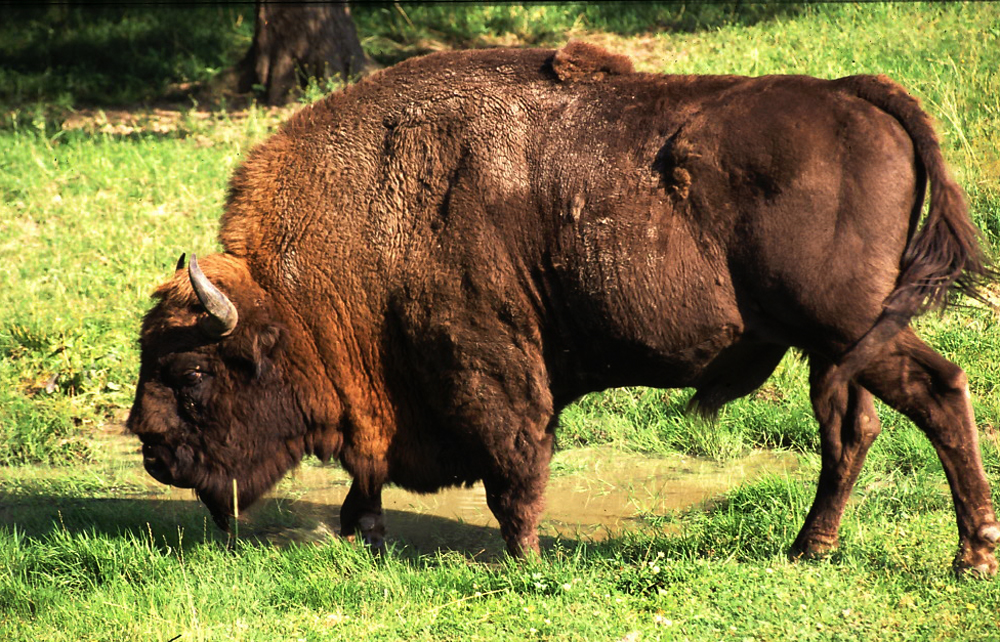
%> input picture pictures/zubr.jpg, 1000 x 642 px
$ octave old_erozja_dylatacja.m   (GNU Octave 9; MATLAB toolbox functions it lacks are replaced by stand-ins)
%> lines starting %> are read from the running program, lines starting %| are printed output that depends on the picture; in (x1, y1, x2, y2) boxes, pixels count from 0 and x2, y2 are one past the last pixel; in counts of white or black regions, pixels touching at a corner belong together; the program's own positions count from 1
clear;clf;clc;
i = 1;h = 2;w = 3;

zubr = double(imread('zubr.jpg'))/255;

subplot(h,w,i);i = i +1;
sz_zubr = rgb2gray(zubr);
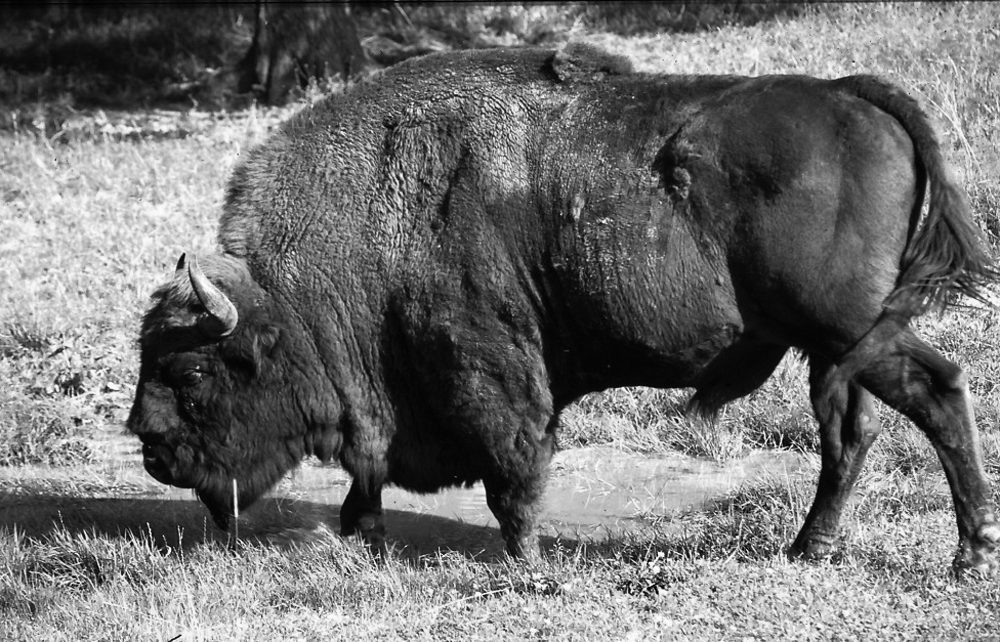
%> sz_zubr: size 642x1000 double; min 0, max 1, mean 0.438
imshow(sz_zubr);

subplot(h,w,i);i = i +1;
imhist(sz_zubr);

level = graythresh(sz_zubr); % - obliczenie progu do binaryzacji
%> level = 0.471
BW1 = im2bw(sz_zubr,level); % - binaryzacja
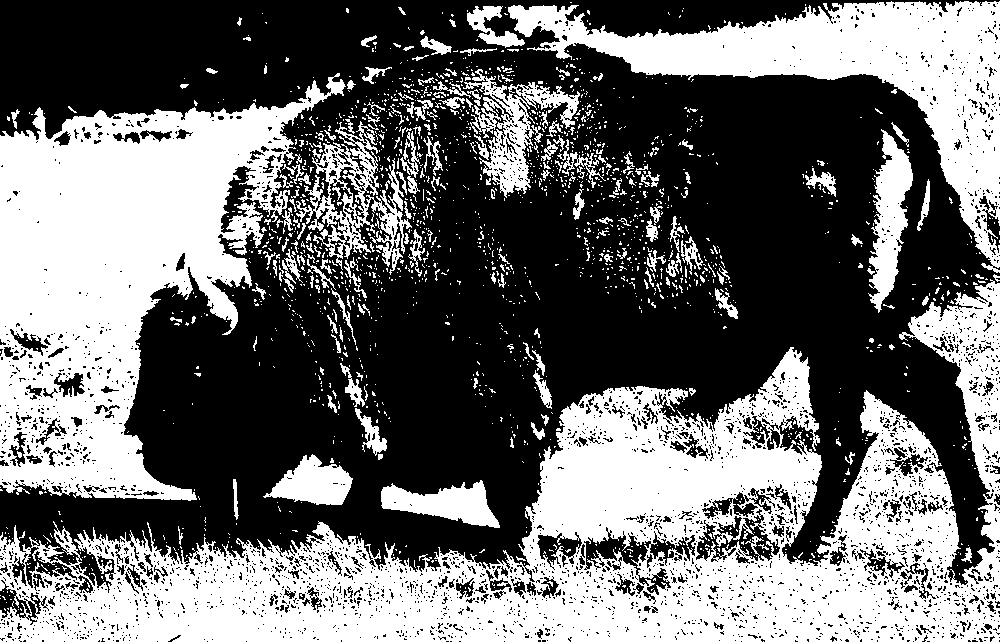
%> BW1: size 642x1000 logical; 43% white; 1873 white regions (1672 under 20 px), largest, box (x1, y1, x2, y2) and area: (0, 279, 1000, 642) 130005, (0, 73, 346, 501) 71321, (508, 1, 1000, 273) 34680
subplot(h,w,i);i = i +1;
imshow(BW1);
sz_zubr2 = bwmorph(BW1,'dilate');
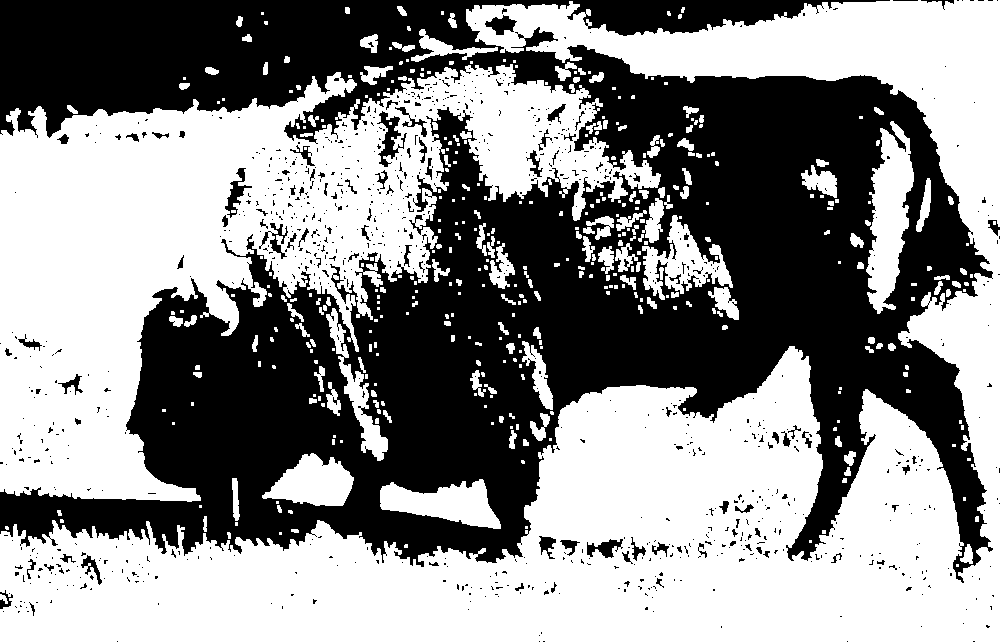
%> sz_zubr2: size 642x1000 logical; 55.1% white; 930 black regions (837 under 20 px), largest, box (x1, y1, x2, y2) and area: (0, 0, 993, 583) 278355, (377, 111, 407, 167) 614, (225, 168, 252, 218) 417

subplot(h,w,i);i = i +1;
imshow(sz_zubr2);


sz_zubr2 = bwmorph(sz_zubr2,'erode');
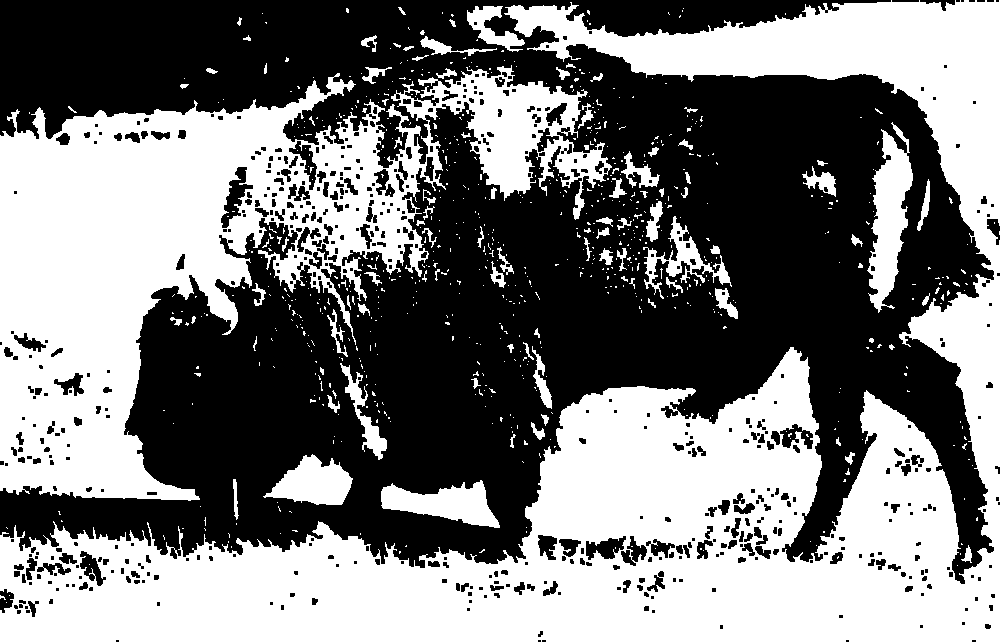
%> sz_zubr2: size 642x1000 logical; 48.3% white; 769 white regions (674 under 20 px), largest, box (x1, y1, x2, y2) and area: (0, 0, 1000, 642) 185296, (0, 65, 612, 501) 101042, (867, 122, 913, 313) 4581


subplot(h,w,i);i = i +1;
imshow(sz_zubr2);
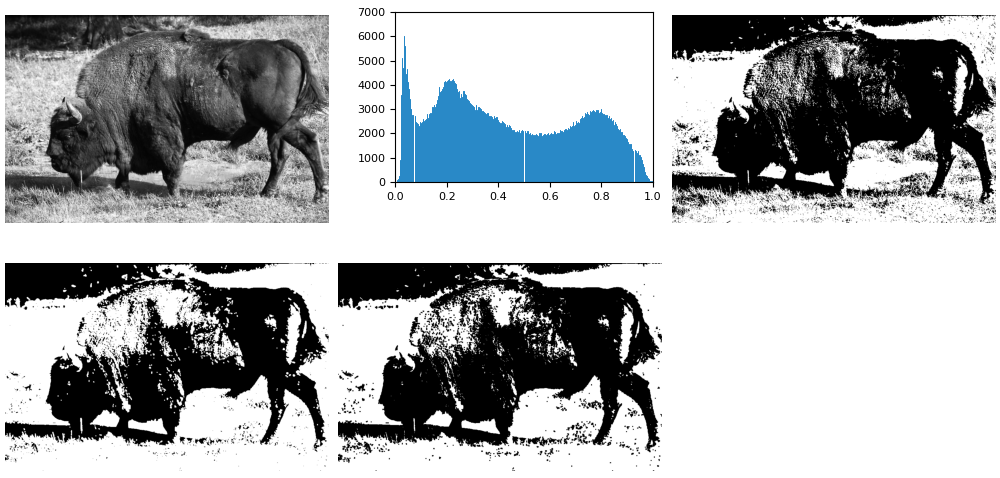
%> figure redrawn from the program's plot data, 5 panels

$ run again, with pictures/cat.jpg copied over pictures/zubr.jpg
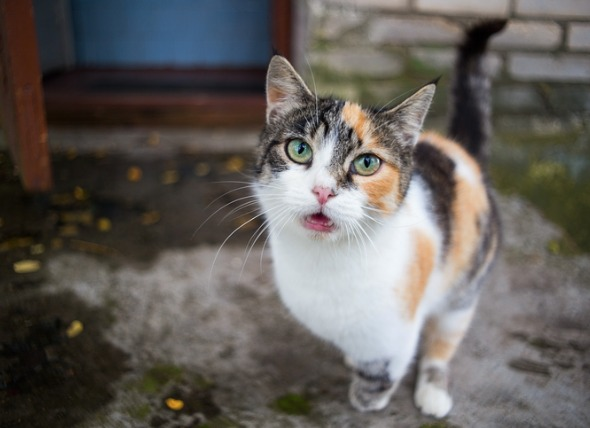
%> input picture pictures/cat.jpg, 590 x 428 px
%> `sz_zubr = rgb2gray(zubr);`:
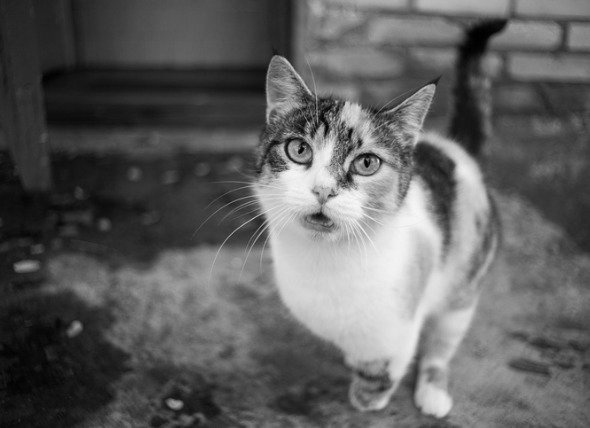
%> sz_zubr: size 428x590 double; min 0, max 0.968, mean 0.375
%> level = 0.435
%> BW1: size 428x590 logical; 34.5% white; 141 white regions (112 under 20 px), largest, box (x1, y1, x2, y2) and area: (118, 56, 590, 428) 71363, (299, 0, 590, 76) 9729, (510, 55, 590, 77) 1319
%> `sz_zubr2 = bwmorph(sz_zubr2,'erode');`:
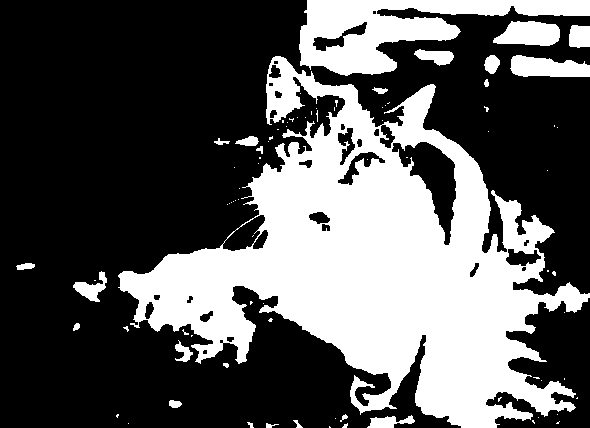
%> sz_zubr2: size 428x590 logical; 35.2% white; 84 white regions (61 under 20 px), largest, box (x1, y1, x2, y2) and area: (118, 56, 590, 428) 73404, (299, 0, 590, 76) 9803, (510, 55, 590, 77) 1323
